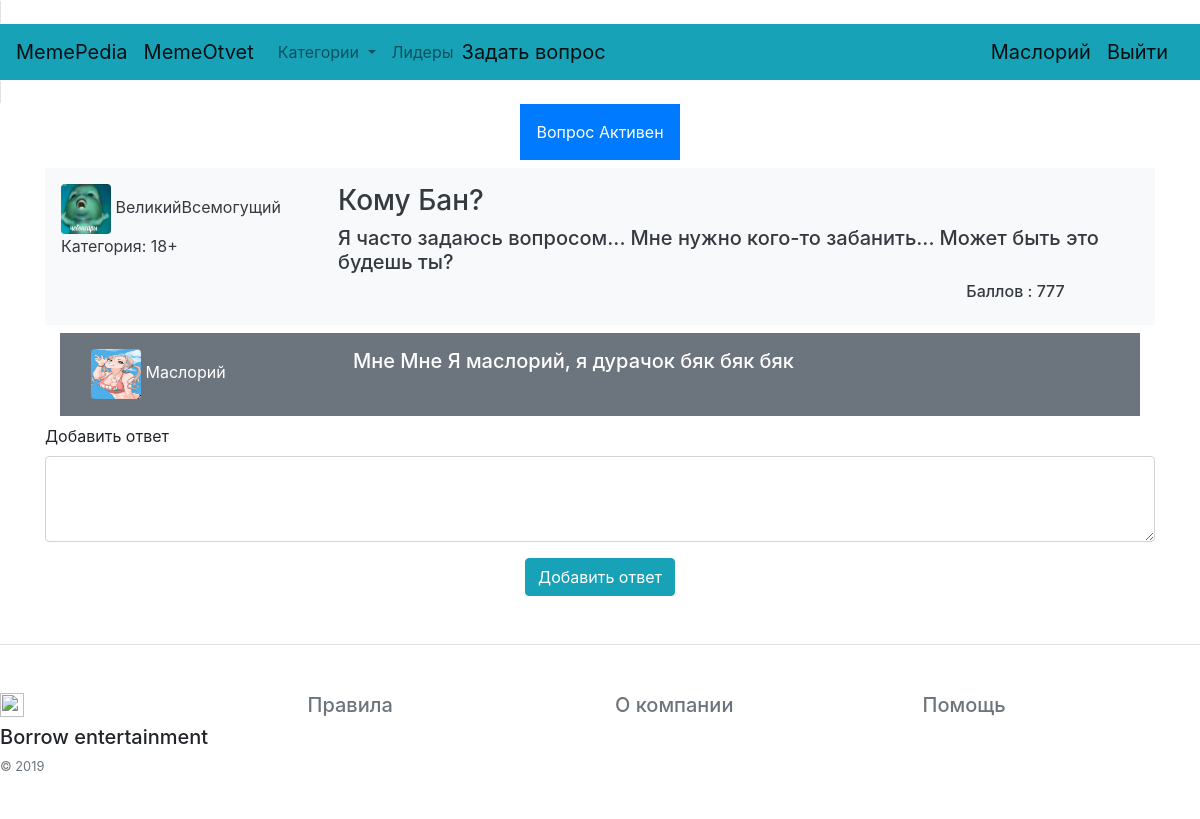
The page /question/1 (signed in) on the database its author committed.
### database.py (models this page shows, shortened)
class Memeuser(db.Model):
    id = db.Column(db.Integer, primary_key=True)
    name = db.Column(db.String(16), unique=True, nullable=False)
    email = db.Column(db.String(120), unique=True, nullable=False)
    password = db.Column(db.String(120), unique=False, nullable=False)
    sex = db.Column(db.String(10), unique=False, nullable=False)
    point = db.Column(db.Integer, unique=False, nullable=False)
    photo = db.Column(db.String(100), unique=False, nullable=False)

class Memequestion(db.Model):
    id = db.Column(db.Integer, primary_key=True)
    id_user = db.Column(db.Integer, unique=False, nullable=False)
    title = db.Column(db.String(80), unique=False, nullable=False)
    text = db.Column(db.String(2000), unique=False, nullable=False)
    id_category = db.Column(db.String(10), unique=False, nullable=False)
    point = db.Column(db.Integer, unique=False, nullable=False)
    active = db.Column(db.Boolean)

class Memecategory(db.Model):
    id = db.Column(db.Integer, primary_key=True)
    category = db.Column(db.String(50), unique=True, nullable=False)

class Memeanswer(db.Model):
    id = db.Column(db.Integer, primary_key=True)
    id_user = db.Column(db.Integer, unique=False, nullable=False)
    id_question = db.Column(db.Integer, unique=False, nullable=False)
    text = db.Column(db.String(2000), unique=False, nullable=False)
    point = db.Column(db.Integer, unique=False, nullable=False)
    true = db.Column(db.Boolean)

### Main.py (the view, shortened to what this page needs)
@app.route('/question/<int:id_question>', methods=['GET', 'POST'])
def question(id_question):
    try:
        answers = db.session.query(Memeanswer).filter_by(id_question=id_question).all()
        question = db.session.query(Memequestion).filter_by(id=id_question).first()
        if request.method == 'GET':
            return render_template('question.html', title='Вопрос', question=question, user_check=user_check,
                                   answers=answers,
                                   Memeuser=Memeuser, db=db, category=db.session.query(Memecategory), session=session,
                                   is_admin=is_admin)
    except Exception:
        return redirect('/error')

### functions.py (called while the page is built)
def user_check(id_user, db, Memeuser):
    return db.session.query(Memeuser).filter_by(id=id_user).first()

def is_admin(session):
    return db.session.query(Admins).filter_by(id_user=session['user_id']).first()

### templates/question.html (shortened to what this page needs)
{% extends "base.html" %}
{% block content %}
<div class="container">
    {% if question.active %}
    <div class="row justify-content-md-center">
        <div class="col-md-auto">
            <div class="p-3 mb-2 bg-primary text-white ">
                Вопрос Активен
            </div>
        </div>
    </div>
    {% endif %}
    <div class="row">
        <div class="col">
            <div class="p-3 mb-2 bg-light text-dark">
                <div class="row justify-content-md-center">
                    <div class="col">
                        <img src="http://127.0.0.1:8070/{{user_check(question.id_user,db,Memeuser).photo}}"
                             class="rounded"
                             width="50"
                             height="50"
                             alt="">
                        <h7>{{user_check(question.id_user,db,Memeuser).name}}</h7>
                        <h7>Категория:
                            {{category.filter_by(id=question.id_category).first().category}}
                        </h7>
                    </div>
                    <div class="col-9"><h3>{{question.title}}</h3>
                        <h5>{{question.text}}</h5>
                    </div>
                    <div class="col-9">
                    </div>
                    <div class="col-auto">
                        <h6>Баллов : {{question.point}}</h6>
                    </div>
                </div>
            </div>
        </div>
    </div>
    {% for answer in answers %}
    {% if answer.true %}
    <div class="container">
        <div class="p-3 mb-2 bg-success text-white ">
            <div class="container">
                <div class="row justify-content-md">
                    <div class="col ">
                        <img src="http://127.0.0.1:8070/{{user_check(answer.id_user,db, Memeuser).photo}}"
                             class="rounded" width="50"
                             height="50"
                             alt="">
                        <h7>{{user_check(answer.id_user,db, Memeuser).name}}</h7>
                    </div>
                    <div class="col-9">
                        <h5>{{answer.text}}</h5>
                    </div>
                    {% if question.id_user == session['user_id'] and question.active%}
                    <div class="col-auto">
                        <h6><a class="nav-link bg-success text-light" href="/true_answer/{{question.id}}/{{answer.id}}">Пожертвовать
                            баллы</a></h6>
                    </div>
                    {% endif %}
                </div>
            </div>
        </div>
    </div>
    {% else %}
    <div class="container">
        <div class="p-3 mb-2 bg-secondary text-white ">
            <div class="container">
                <div class="row justify-content-md">
                    <div class="col ">
                        <img src="http://127.0.0.1:8070/{{user_check(answer.id_user,db, Memeuser).photo}}"
                             class="rounded" width="50"
                             height="50"
                             alt="">
                        <h7>{{user_check(answer.id_user,db, Memeuser).name}}</h7>
                    </div>
                    <div class="col-9">
                        <h5>{{answer.text}}</h5>
                    </div>
                    <div class="col-9">
                    </div>
                </div>
            </div>
        </div>
    </div>
    {% endif %}
    {% endfor %}
    <form method="post">
        <div class="form-group">
            <label for="exampleFormControlTextarea1">Добавить ответ</label>
            <textarea class="form-control" id="exampleFormControlTextarea1" name='text' rows="3"></textarea>
        </div>
        <div class="row justify-content-md-center">
            <button type="submit" class="btn btn-info">Добавить ответ</button>
        </div>
    </form>
</div>
{% endblock %}

### templates/base.html (shortened to what this page needs)
<!doctype html>
<html lang="en">
<head>
    <link rel="stylesheet"
          href="https://maxcdn.bootstrapcdn.com/bootstrap/4.0.0/css/bootstrap.min.css"
>
</head>
<body>
<header>
    <span class="border" >
    <nav class="navbar navbar-expand-lg navbar-light bg-info ">
        <a class="navbar-brand" href="#">MemePedia</a>
        <a class="navbar-brand" href="/index">MemeOtvet</a>
        <div class="collapse navbar-collapse" id="navbarSupportedContent">
            <ul class="navbar-nav mr-auto">
                <a class="nav-link dropdown-toggle" href="#" id="navbarDropdown" role="button"
                   data-toggle="dropdown" aria-haspopup="true" aria-expanded="false">
                    Категории
                </a>
                <li class="nav-item">
                    <a class="nav-link" href="/leaders">Лидеры</a>
                </li>
                {% if "username" in session %}
                <a class="navbar-brand" href="/add_question">Задать вопрос</a>
                {% endif %}
            </ul>
            <ul class="nav justify-content-end">
                {% if not "username" in session %}
                <li class="nav-item">
                    <a class="nav-link bg-light text-dark" href="/login">Войти</a>
                </li>
                <li class="nav-item">
                    <a class="nav-link bg-light text-dark" href="/register">Регистрация</a>
                </li>
                {% else %}
                <a class="navbar-brand" href="/profile">{{session['username']}}</a>
                <a class="navbar-brand" href="/logout">Выйти</a>
                {% endif %}
            </ul>
        </div>
    </nav>
    </span>
</header>
{% block content %}{% endblock %}
<footer class="pt-4 my-md-5 pt-md-5 border-top">
    <div class="row">
        <div class="col-12 col-md">
            <img class="mb-2" src="https://pp.userapi.com/c851016/v851016027/9e491/qKqwxN08oGk.jpg?ava=1" alt=""
                 width="24" height="24">
            <h5>Borrow entertainment</h5>
            <small class="d-block mb-3 text-muted">© 2019</small>
        </div>
        <div class="col-6 col-md">
            <h5>
                <ul class="list-unstyled text-small">
                    <li><a class="text-muted" href="/regulation">Правила</a></li>
                </ul>
            </h5>
        </div>
        <div class="col-6 col-md">
            <h5>
                <ul class="list-unstyled text-small">
                    <li><a class="text-muted" href="/infocompany">О компании</a></li>
                </ul>
            </h5>
        </div>
        <div class="col-6 col-md">
            <h5>
                <ul class="list-unstyled text-small">
                    <li><a class="text-muted" href="/help">Помощь</a></li>
                </ul>
            </h5>
        </div>
    </div>
</footer>
</body>
</html>

### rows shown on the page
Memeuser: username "Маслорий", name "Маслорий"
Memequestion: id_user.photo (picture), title "Кому Бан?", text "Я часто задаюсь вопросом... Мне нужно кого-то забанить... Может быть это будешь ты?", point "777"
Memeuser: name "ВеликийВсемогущий"
Memecategory: filter_by "18+"
Memeanswer: id_user.photo (picture), text "Мне Мне Я маслорий, я дурачок бяк бяк бяк"
